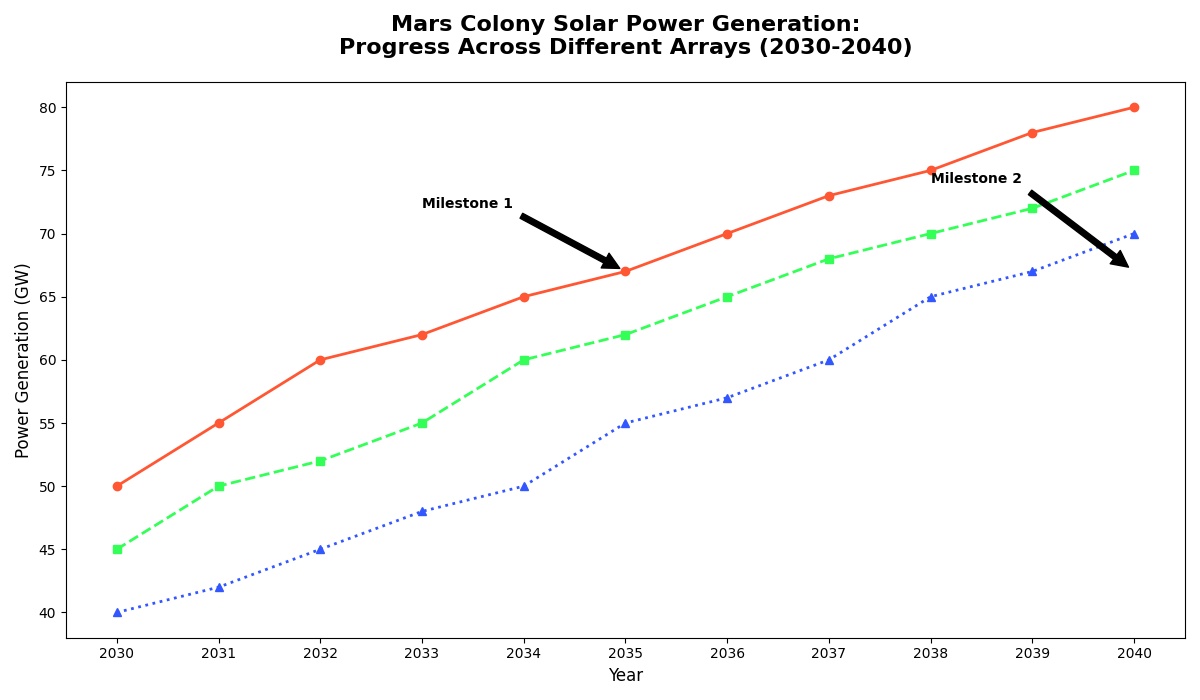

Write Python code to recreate this figure.
import matplotlib.pyplot as plt
import numpy as np

years = np.arange(2030, 2041)
solar_panels_A = np.array([50, 55, 60, 62, 65, 67, 70, 73, 75, 78, 80])
solar_panels_B = np.array([45, 50, 52, 55, 60, 62, 65, 68, 70, 72, 75])
solar_panels_C = np.array([40, 42, 45, 48, 50, 55, 57, 60, 65, 67, 70])

fig, ax = plt.subplots(figsize=(12, 7))

ax.plot(years, solar_panels_A, linestyle='-', marker='o', color='#ff5733', linewidth=2, markersize=6)
ax.plot(years, solar_panels_B, linestyle='--', marker='s', color='#33ff57', linewidth=2, markersize=6)
ax.plot(years, solar_panels_C, linestyle=':', marker='^', color='#3357ff', linewidth=2, markersize=6)

ax.annotate('Milestone 1', xy=(2035, 67), xytext=(2033, 72),
             arrowprops=dict(facecolor='black', shrink=0.05),
             fontsize=10, fontweight='bold')
ax.annotate('Milestone 2', xy=(2040, 67), xytext=(2038, 74),
             arrowprops=dict(facecolor='black', shrink=0.05),
             fontsize=10, fontweight='bold')

ax.set_title('Mars Colony Solar Power Generation:\nProgress Across Different Arrays (2030-2040)', fontsize=16, fontweight='bold', pad=20)
ax.set_xlabel('Year', fontsize=12)
ax.set_ylabel('Power Generation (GW)', fontsize=12)

ax.set_xticks(years)
ax.set_yticks(np.arange(40, 85, step=5))

plt.tight_layout()
plt.show()
